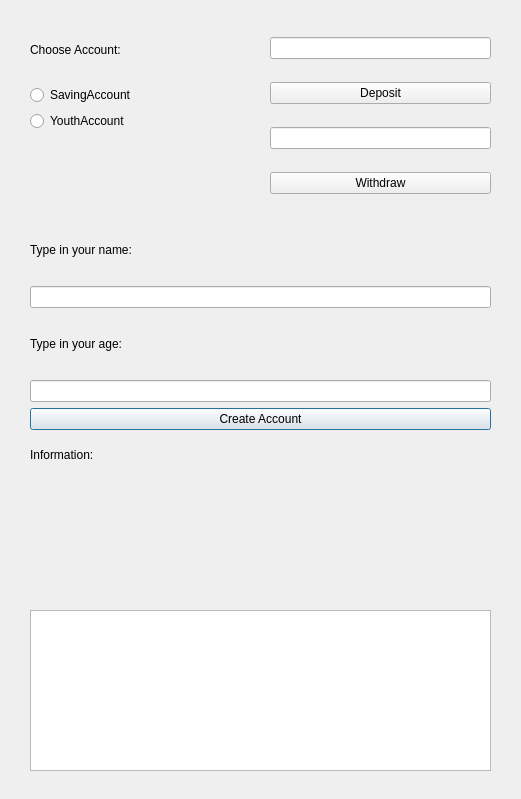
<?xml version="1.0" encoding="UTF-8"?>
<ui version="4.0">
 <class>Dialog</class>
 <widget class="QDialog" name="Dialog">
  <property name="geometry">
   <rect>
    <x>0</x>
    <y>0</y>
    <width>521</width>
    <height>799</height>
   </rect>
  </property>
  <property name="windowTitle">
   <string>Dialog</string>
  </property>
  <widget class="QWidget" name="layoutWidget">
   <property name="geometry">
    <rect>
     <x>30</x>
     <y>220</y>
     <width>461</width>
     <height>210</height>
    </rect>
   </property>
   <layout class="QVBoxLayout" name="verticalLayout_3">
    <item>
     <layout class="QVBoxLayout" name="verticalLayout_2">
      <item>
       <widget class="QLabel" name="label_2">
        <property name="text">
         <string>Type in your name:</string>
        </property>
       </widget>
      </item>
      <item>
       <widget class="QLineEdit" name="lineEdit"/>
      </item>
      <item>
       <widget class="QLabel" name="label_3">
        <property name="text">
         <string>Type in your age:</string>
        </property>
       </widget>
      </item>
      <item>
       <widget class="QLineEdit" name="lineEdit_2"/>
      </item>
     </layout>
    </item>
    <item>
     <widget class="QPushButton" name="pushButton">
      <property name="text">
       <string>Create Account</string>
      </property>
     </widget>
    </item>
   </layout>
  </widget>
  <widget class="QWidget" name="layoutWidget">
   <property name="geometry">
    <rect>
     <x>270</x>
     <y>20</y>
     <width>221</width>
     <height>192</height>
    </rect>
   </property>
   <layout class="QVBoxLayout" name="verticalLayout_4">
    <item>
     <widget class="QLineEdit" name="lineEdit_3"/>
    </item>
    <item>
     <widget class="QPushButton" name="pushButton_2">
      <property name="text">
       <string>Deposit</string>
      </property>
     </widget>
    </item>
    <item>
     <widget class="QLineEdit" name="lineEdit_4"/>
    </item>
    <item>
     <widget class="QPushButton" name="pushButton_3">
      <property name="text">
       <string>Withdraw</string>
      </property>
     </widget>
    </item>
   </layout>
  </widget>
  <widget class="QWidget" name="layoutWidget">
   <property name="geometry">
    <rect>
     <x>30</x>
     <y>20</y>
     <width>183</width>
     <height>111</height>
    </rect>
   </property>
   <layout class="QVBoxLayout" name="verticalLayout_5">
    <item>
     <layout class="QVBoxLayout" name="verticalLayout">
      <item>
       <widget class="QLabel" name="label">
        <property name="text">
         <string>Choose Account:</string>
        </property>
       </widget>
      </item>
      <item>
       <widget class="QRadioButton" name="radioButton_2">
        <property name="text">
         <string>SavingAccount</string>
        </property>
       </widget>
      </item>
     </layout>
    </item>
    <item>
     <widget class="QRadioButton" name="radioButton">
      <property name="text">
       <string>YouthAccount</string>
      </property>
     </widget>
    </item>
   </layout>
  </widget>
  <widget class="QListWidget" name="listWidget">
   <property name="geometry">
    <rect>
     <x>30</x>
     <y>610</y>
     <width>461</width>
     <height>161</height>
    </rect>
   </property>
  </widget>
  <widget class="QWidget" name="layoutWidget">
   <property name="geometry">
    <rect>
     <x>30</x>
     <y>520</y>
     <width>461</width>
     <height>64</height>
    </rect>
   </property>
   <layout class="QVBoxLayout" name="verticalLayout_6">
    <item>
     <widget class="QLabel" name="label_5">
      <property name="text">
       <string/>
      </property>
     </widget>
    </item>
    <item>
     <widget class="QLabel" name="label_6">
      <property name="text">
       <string/>
      </property>
     </widget>
    </item>
   </layout>
  </widget>
  <widget class="QWidget" name="">
   <property name="geometry">
    <rect>
     <x>30</x>
     <y>440</y>
     <width>461</width>
     <height>64</height>
    </rect>
   </property>
   <layout class="QVBoxLayout" name="verticalLayout_7">
    <item>
     <widget class="QLabel" name="label_4">
      <property name="text">
       <string>Information:</string>
      </property>
     </widget>
    </item>
    <item>
     <widget class="QLabel" name="label_7">
      <property name="text">
       <string/>
      </property>
     </widget>
    </item>
   </layout>
  </widget>
 </widget>
 <resources/>
 <connections/>
</ui>
